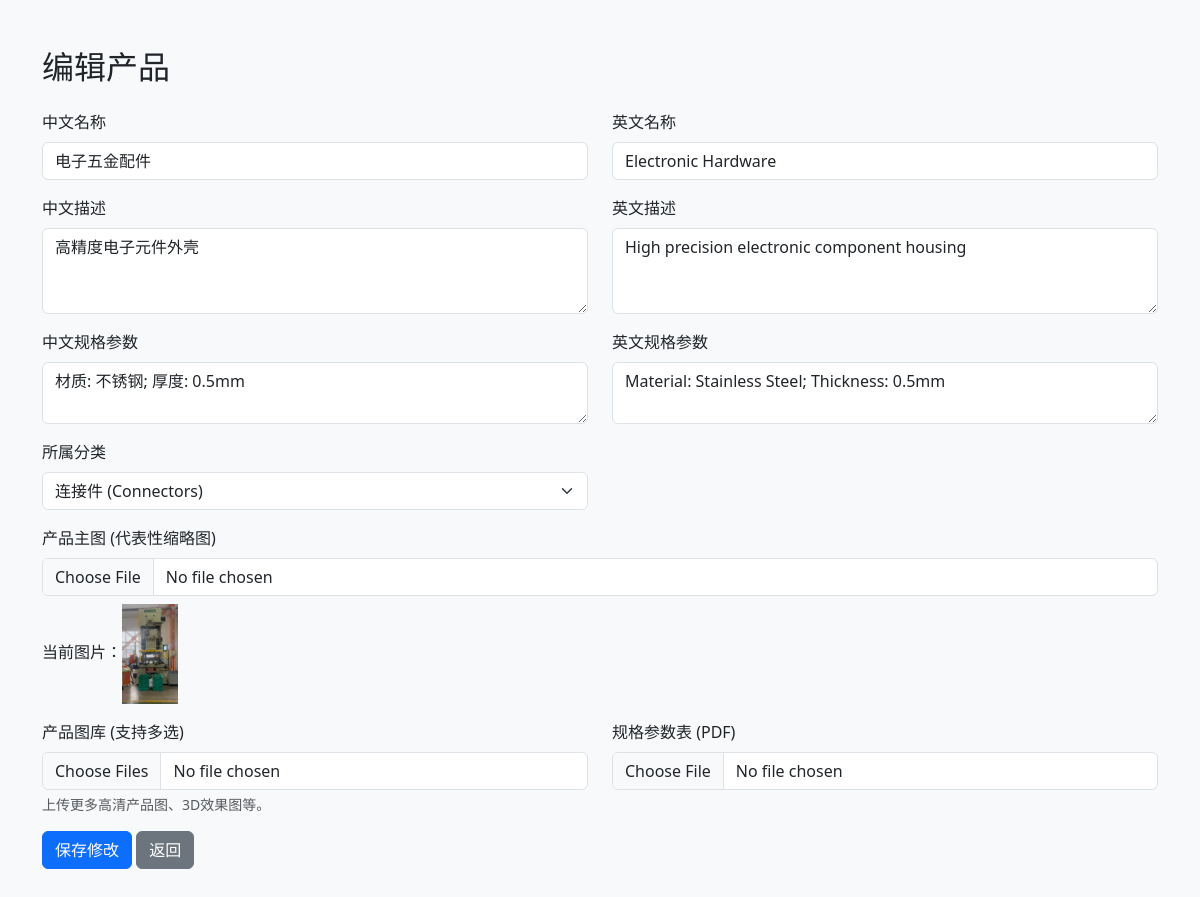
/admin/product/edit/1 (signed in), run on the app's committed database.
### tables this page shows
CREATE TABLE products (
                id INTEGER PRIMARY KEY AUTOINCREMENT,
                name_zh TEXT NOT NULL,
                name_en TEXT NOT NULL,
                desc_zh TEXT,
                desc_en TEXT,
                specs_zh TEXT,
                specs_en TEXT,
                image_path TEXT
            , category_id INTEGER DEFAULT 1, pdf_path TEXT);

CREATE TABLE categories (
    id INTEGER PRIMARY KEY AUTOINCREMENT,
    name_zh TEXT NOT NULL,
    name_en TEXT NOT NULL,
    image_path TEXT,
    sort_order INTEGER DEFAULT 0
);

### app.py (the view, shortened to what this page needs)
@app.route('/admin/product/edit/<int:product_id>', methods=['GET', 'POST'])
def edit_product(product_id):
    if not session.get('logged_in'):
        return redirect(url_for('admin_login'))
    db = get_db()
    product = db.execute('SELECT * FROM products WHERE id = ?', (product_id,)).fetchone()
    categories = db.execute('SELECT * FROM categories').fetchall()
    return render_template('product_form.html', product=product, action='edit', categories=categories)

### app.py (called while the page is built)
def get_db():
    db = getattr(g, '_database', None)
    if db is None:
        db = g._database = sqlite3.connect(DATABASE)
        db.row_factory = sqlite3.Row
    return db

@app.teardown_appcontext
def close_connection(exception):
    db = getattr(g, '_database', None)
    if db is not None:
        db.close()

def get_lang():
    return session.get('lang', 'zh')

def get_trans(key):
    lang = get_lang()
    db = get_db()
    row = db.execute('SELECT value_zh, value_en FROM site_config WHERE key = ?', (key,)).fetchone()
    if row:
        return row[f'value_{lang}']
    return key

def config_val(key):
    return get_trans(key)

### templates/product_form.html (shortened to what this page needs)
<!DOCTYPE html>
<html>
<head>
    <link rel="stylesheet" href="https://cdnjs.cloudflare.com/ajax/libs/bootstrap/5.3.0/css/bootstrap.min.css">
</head>
<body class="bg-light">
    <div class="container py-5">
        <h2 class="mb-4">{{ '新增产品' if action == 'add' else '编辑产品' }}</h2>
        <form method="POST" enctype="multipart/form-data">
            <div class="row">
                <div class="col-md-6 mb-3">
                    <label class="form-label">中文名称</label>
                    <input type="text" name="name_zh" class="form-control" value="{{ product.name_zh if product else '' }}" required>
                </div>
                <div class="col-md-6 mb-3">
                    <label class="form-label">英文名称</label>
                    <input type="text" name="name_en" class="form-control" value="{{ product.name_en if product else '' }}" required>
                </div>
                <div class="col-md-6 mb-3">
                    <label class="form-label">中文描述</label>
                    <textarea name="desc_zh" class="form-control" rows="3">{{ product.desc_zh if product else '' }}</textarea>
                </div>
                <div class="col-md-6 mb-3">
                    <label class="form-label">英文描述</label>
                    <textarea name="desc_en" class="form-control" rows="3">{{ product.desc_en if product else '' }}</textarea>
                </div>
                <div class="col-md-6 mb-3">
                    <label class="form-label">中文规格参数</label>
                    <textarea name="specs_zh" class="form-control" rows="2">{{ product.specs_zh if product else '' }}</textarea>
                </div>
                <div class="col-md-6 mb-3">
                    <label class="form-label">英文规格参数</label>
                    <textarea name="specs_en" class="form-control" rows="2">{{ product.specs_en if product else '' }}</textarea>
                </div>
                <div class="col-md-6 mb-3">
                    <label class="form-label">所属分类</label>
                    <select name="category_id" class="form-select">
                        {% for cat in categories %}
                        <option value="{{ cat.id }}" {% if product and product.category_id == cat.id %}selected{% endif %}>{{ cat.name_zh }} ({{ cat.name_en }})</option>
                        {% endfor %}
                    </select>
                </div>
                <div class="col-md-12 mb-3">
                    <label class="form-label">产品主图 (代表性缩略图)</label>
                    <input type="file" name="image" class="form-control" accept="image/*">
                    {% if product and product.image_path %}
                        <div class="mt-2">当前图片：<img src="{{ url_for('static', filename=product.image_path) }}" height="100"></div>
                    {% endif %}
                </div>
                <div class="col-md-6 mb-3">
                    <label class="form-label">产品图库 (支持多选)</label>
                    <input type="file" name="gallery" class="form-control" accept="image/*" multiple>
                    <div class="form-text">上传更多高清产品图、3D效果图等。</div>
                </div>
                <div class="col-md-6 mb-3">
                    <label class="form-label">规格参数表 (PDF)</label>
                    <input type="file" name="pdf_file" class="form-control" accept=".pdf">
                </div>
            </div>
            <button type="submit" class="btn btn-primary">{{ '创建产品' if action == 'add' else '保存修改' }}</button>
            <a href="{{ url_for('admin_dashboard') }}" class="btn btn-secondary">返回</a>
        </form>
    </div>
</body>
</html>

### data on the page
products: name_zh "电子五金配件", name_en "Electronic Hardware", desc_zh "高精度电子元件外壳", desc_en "High precision electronic component housing", specs_zh "材质: 不锈钢; 厚度: 0.5mm", specs_en "Material: Stainless Steel; Thickness: 0.5mm", category_id "连接件 (Connectors)", image_path (picture)

### other printed values
{{ '新增产品' if action == 'add' else '编辑产品' }} "编辑产品"
{{ '创建产品' if action == 'add' else '保存修改' }} "保存修改"
